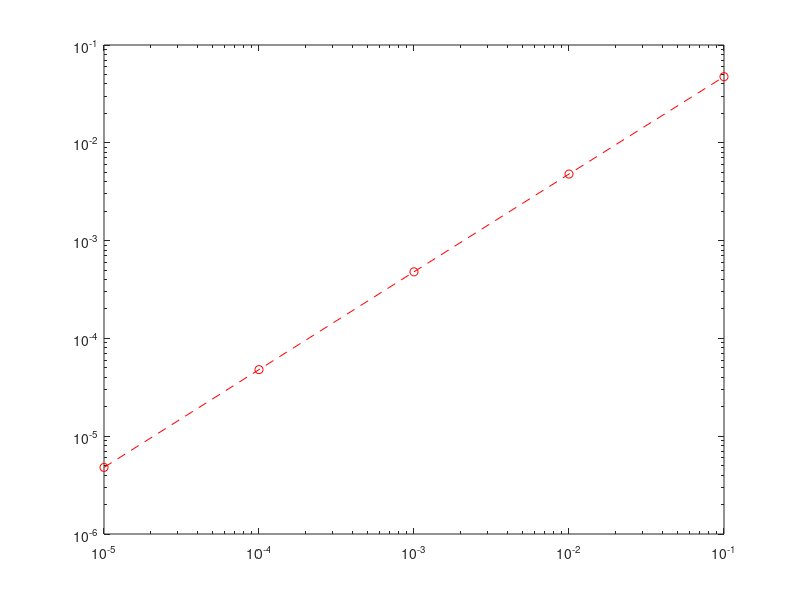

Recreate this plot in MATLAB.
clc;
clear;
a=input('Enter the point at which the derivative has to be calculated: ');
n=input('Enter the total number of approximations: ');
x=zeros(1,n);
y=zeros(1,n);
z=zeros(1,n);
w=zeros(1,n);
X_r=zeros(1,n);
Y_r=zeros(1,n);
for k=1:n
    h=10^(-k);
    %h=1/k;
    df=cos(a);
    df_h=(sin(a+h)-sin(a))/h;
    E=abs(df-df_h);
    x(k)=h;
    z(k)=df;
    w(k)=df_h;
    y(k)=E;
    X_r(n+1-k)=x(k);
    Y_r(n+1-k)=y(k);
end
format long
fprintf("\t\t h \t\t\t\t\t f' \t\t\t\t f'_h \t\t\t\t Error \n");
A=[x ; z; w; y ;]';
disp(A);
%grid on
loglog(X_r, Y_r,'--ro');